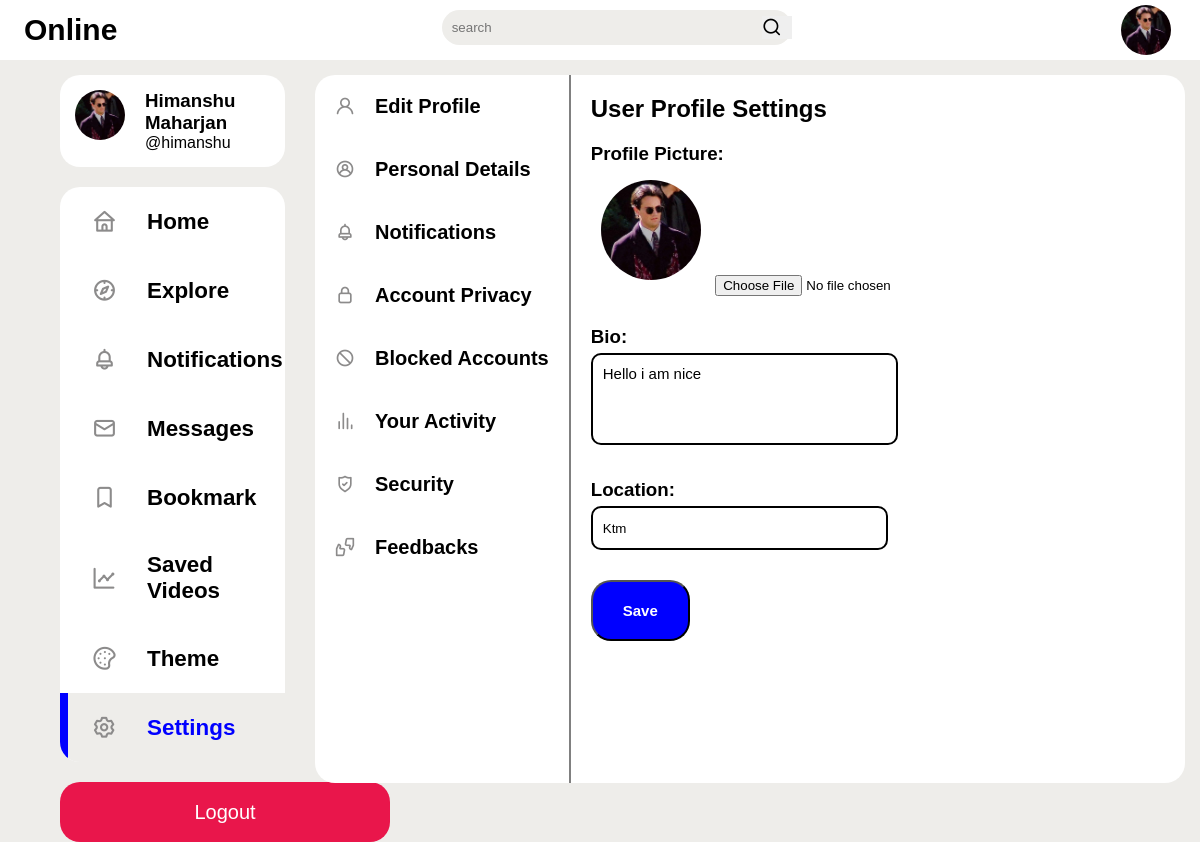
Screenshot of /settings (signed in) with the database file from the repository.
### core/models.py (models this page shows, shortened)
class Profile(models.Model):
    user = models.OneToOneField(User, related_name='profile', on_delete=models.CASCADE)
    bio = models.TextField(blank=True)
    profileimg = models.ImageField(upload_to='profile_images', default='blankprofile.jpg')
    location = models.CharField(max_length=100, blank=True)

### core/views.py (the view, shortened to what this page needs)
# urls.py: path('settings',views.settings, name='settings'),
@login_required(login_url='login')
def settings(request):
    user_profile=Profile.objects.get(user=request.user)
    return render(request, 'settings.html',{'user_profile':user_profile})

### templates/settings.html (shortened to what this page needs)
{% load static %}
<!DOCTYPE html>
<html lang="en">
<head>
    <link rel="stylesheet" href="{% static 'settings.css' %}">
    <link rel="stylesheet" href="https://unicons.iconscout.com/release/v4.0.8/css/line.css">
</head>
<body>
    <nav class="navbar">
        <div class="left-nav">
            <h1 style="font-size: 30px; font-family:'Gill Sans', 'Gill Sans MT', Calibri, 'Trebuchet MS', sans-serif;">Online</h1>
        </div>
        <form action="{% url 'searchuser' %}" method="POST">
            <div class="searchbar">
                <input type="text" placeholder="search" name="search">
                <button type="submit"><i class="uil uil-search"></i></button>
            </div>
        </form>
        <div class="right-nav">
            <img src="{{user_profile.profileimg.url}}">
        </div>
    </nav>
    <main>
        <div class="container">
            <div class="left">
                <div class="profile">
                    <a href="/profile/{{user.username}}">
                        <div class="profile-photo">
                            <img src="{{user_profile.profileimg.url}}">
                        </div>
                    <div class="handle">
                        <h3>{{user.first_name}} {{user.last_name}}</h3>
                        <p>@{{user.username}}</p>
                    </div>
                    </a>
                </div>
                <div class="sidebar">
                    <a href="/" class="item"><i class="uil uil-home"></i>Home</a>
                    <a href="explore" class="item"><i class="uil uil-compass"></i>Explore</a>
                    <a class="item notify"><i class="uil uil-bell"></i>Notifications</a>
                    <a href="messages" class="item"><i class="uil uil-envelope-alt"></i>Messages</a>
                    <a href="bookmark" class="item"><i class="uil uil-bookmark"></i>Bookmark</a>
                    <a href="" class="item"><i class="uil uil-chart-line"></i>Saved Videos</a>
                    <a class="item"><i class="uil uil-palette"></i>Theme</a>
                    <a href="settings" class="item active"><i class="uil uil-setting"></i>Settings</a>
                </div>
                <a href="logout"><button>Logout</button></a>
            </div>
            <div class="right">
                <div class="start">
                    <div class="settings-menu">
                        <ul type="none">
                            <li><i class="uil uil-user"></i>Edit Profile</li>
                            <li><i class="uil uil-user-circle"></i>Personal Details</li>
                            <li><i class="uil uil-bell"></i>Notifications</li>
                            <li><i class="uil uil-lock"></i>Account Privacy</li>
                            <li><i class="uil uil-ban"></i>Blocked Accounts</li>
                            <li><i class="uil uil-analytics"></i></i>Your Activity</li>
                            <li><i class="uil uil-shield-check"></i>Security</li>
                            <li><i class="uil uil-feedback"></i>Feedbacks</li>
                        </ul>
                    </div>
                    <div class="settings-menu-elements">
                        <h2 class="heading">User Profile Settings</h2>
                        <form class="form" action="" method="POST" enctype="multipart/form-data">
                            <div class="user-details">
                                <h3>Profile Picture:</h3>
                                <img src="{{user_profile.profileimg.url}}">
                                <input type="file" name="image" accept="image/*">
                            </div>
                            <div class="user-details">
                                <h3>Bio:</h3>
                                <textarea name="bio" rows="4">{{user_profile.bio}}</textarea>
                            </div>
                            <div class="user-details">
                                <h3>Location:</h3>
                                <input type="text" name="location" value="{{user_profile.location}}">
                            </div>
                            <button type="submit">Save</button>
                        </form>
                    </div>
                </div>
            </div>
        </div>
</body>
</html>

### static/css/settings.css (style rules this page uses)
* { margin: 0; padding: 0; font-family: 'poppins', sans-serif; }
body { background-color: rgb(238, 237, 234); }
.navbar { display: flex; background-color: white; justify-content: space-between; position: sticky; top: 0; z-index: 100; }
.left-nav, .right-nav { display:flex ; margin: 5px 2%; align-items: center; }
.searchbar { background-color: rgb(238, 237, 234); border-radius: 25px; display: flex; width: 350px; margin:10px 0; align-items: center; }
.uil-search { font-size: 20px; width: 30px; cursor: pointer; margin-right: 10px; }
.navbar .searchbar button { border: none; }
.searchbar input { border: 0; width: 100%; outline: none; background: transparent; padding: 10px; }
.right-nav img { width: 50px; height: 50px; border-radius: 50%; margin: 0 5px; cursor: pointer; }
.container { display: flex; }
.left { width:25%; height:88vh; position: sticky; top: 70px; }
.right { width: 75%; height: 88vh; position: sticky; top: 70px; }
.profile { margin: 15px 15px 15px 60px; background-color: white; border-radius: 20px; display: flex; }
.profile a { display: flex; margin: 15px; text-decoration: none; color: black; }
.handle { margin-left: 20px; }
.profile-photo img { width: 50px; border-radius: 50%; }
.left .sidebar { margin: 20px 15px 20px 60px; background-color: white; border-radius: 20px; font-size: 1.4rem; }
.sidebar a { display: flex; align-items: center; text-decoration: none; padding: 20px 0px ; cursor: pointer; transition: all 300ms ease; color: black; font-weight: bold; position: relative; }
.left .sidebar a i { padding-right: 30px; margin-left: 2rem; color: rgb(140, 139, 139); font-size: 25px; }
.left a button { padding: 15px; background-color: rgb(233, 22, 75); margin: 0px 0 0 60px; width: 330px; height: 60px; color: white; border-radius: 20px; border: none; font-size: 20px; cursor: pointer; }
.left .sidebar a.active { background-color: rgb(238, 237, 234); color: blue !important; }
.active::before { content: ''; display: block; width: 0.5rem; height: 100%; position: absolute; background-color: blue; }
.item:last-child.active { border-bottom-left-radius: 20px; overflow: hidden; }
.container .right .start { background-color: white; border-radius: 20px; margin: 15px; display: flex; height: 88.5vh; position: relative; }
.container .right .start .settings-menu { border-right: 2px solid gray; }
.container .right .start .settings-menu ul li { padding: 20px; font-size: 20px; font-weight:bold; cursor: pointer; }
.container .right .start .settings-menu ul li i { padding-right: 20px; color: rgb(140, 139, 139); }
.container .right .start .settings-menu-elements { margin: 20px; }
.container .right .start .settings-menu-elements .heading { padding-bottom: 20px; }
.container .right .start .settings-menu-elements .user-details { padding-bottom: 30px; }
.container .right .start .settings-menu-elements .user-details img { width: 100px; border-radius: 50%; padding: 10px; }
.container .right .start .settings-menu-elements .user-details h3 { padding-bottom: 5px; }
.container .right .start .settings-menu-elements .user-details textarea { width: 75%; resize:none; padding: 10px; font-size: 15px; border-radius: 10px; border: 2px solid black }
.container .right .start .settings-menu-elements .user-details input[type = 'text'] { width: 75%; height: 40px; border-radius: 10px; padding-left: 10px; border: 2px solid black; }
.container .right .start .settings-menu-elements button { padding: 20px 30px; background-color: blue; color: white; border-radius: 20px; font-size: 15px; font-weight: bold; }

### rows the page displays
Profile: profileimg (picture), bio "Hello i am nice", location "Ktm"

### other values shown
{{ user.first_name }} "Himanshu"
{{ user.last_name }} "Maharjan"
{{ user.username }} "himanshu"
